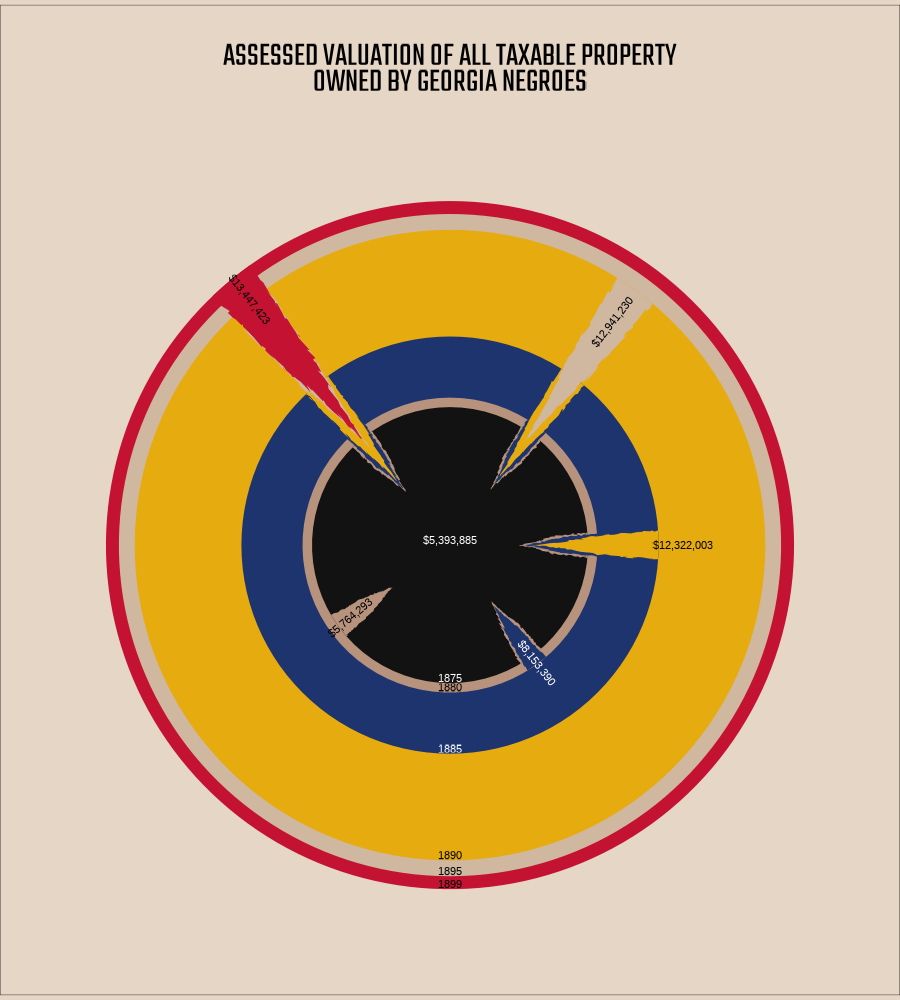

Here is the R script that generated this plot:
library(dplyr)
library(ggplot2)
library(showtext)
library(sysfonts)
font_add_google("Teko")
font_add_google("Caveat")
font_add_google("Vesper Libre")
showtext_auto()

# 1 - Load Data ----

data <- read.csv("week 05/data.csv",row.names = NULL) %>% unique()

# 2 - Format data ----
data <- data %>% 
  mutate(Year = factor(Year, levels = rev(sort(unique(Year))))) %>%
  # mutate(Year = as.factor(Year)) %>%
  arrange(Year) 

# - ----
color_pallet <- c("#c41232", "#cfb7a0", "#e6ab0e", "#1e346e", "#b7927c", "#121212")

# Not working as expected but it did work.
generate_stalactite <- function(x0, y0, width, height, n_points = 20, jitter_amount = 0.01, convexity = 0.1) {
  # Generate left edge: from apex (x0,y0) to left base corner (x0 - width/2, y0 + height)
  left_edge <- data.frame(
    x = seq(x0, x0 - width/2, length.out = n_points),
    y = seq(y0, y0 + height, length.out = n_points)
  )
  
  # Add convexity to left edge
  if(n_points > 2) {
    # Create a parabolic curve for convexity
    mid_point <- floor(n_points / 2)
    convex_offset <- seq(0, convexity * width, length.out = mid_point)
    convex_offset <- c(convex_offset, rev(convex_offset)[-1])
    
    left_edge$x[2:(n_points-1)] <- left_edge$x[2:(n_points-1)] + 
      convex_offset[2:(n_points-1)] +
      runif(n_points-2, -jitter_amount*width, jitter_amount*width)
    
    left_edge$y[2:(n_points-1)] <- left_edge$y[2:(n_points-1)] +
      runif(n_points-2, -jitter_amount*height, jitter_amount*height)
  }
  
  # Generate right edge: from apex (x0,y0) to right base corner (x0 + width/2, y0 + height)
  right_edge <- data.frame(
    x = seq(x0, x0 + width/2, length.out = n_points),
    y = seq(y0, y0 + height, length.out = n_points)
  )
  
  # Add convexity to right edge
  if(n_points > 2) {
    # Create a parabolic curve for convexity
    mid_point <- floor(n_points / 2)
    convex_offset <- seq(0, convexity * width, length.out = mid_point)
    convex_offset <- c(convex_offset, rev(convex_offset)[-1])
    
    right_edge$x[2:(n_points-1)] <- right_edge$x[2:(n_points-1)] - 
      convex_offset[2:(n_points-1)] +
      runif(n_points-2, -jitter_amount*width, jitter_amount*width)
    
    right_edge$y[2:(n_points-1)] <- right_edge$y[2:(n_points-1)] +
      runif(n_points-2, -jitter_amount*height, jitter_amount*height)
  }
  
  # Build the polygon: 
  # Start at the apex, go down the left edge to the base, then along the base to the right,
  # then back up the right edge to the apex.
  polygon_df <- rbind(
    left_edge,
    right_edge[seq(n_points, 2), ]  # exclude the apex on right edge, since it's the same as left edge's first point
  )
  
  polygon_df
}

positions <- c( .6 , .75, .9 , 1.15, 1.39)

stalactite_list <- list()
i <- 1
df_stalactite <- data %>% filter(Year == 1875)

for (pos in positions){
  stalactite_list[[i]] <- list(data=generate_stalactite(x0 = pos,
                                                       y0 = df_stalactite$Valuation..Dollars./2,
                                                       width = .03, 
                                                       height = df_stalactite$Valuation..Dollars./2,
                                                       convexity = -0.2,
                                                       n_points = 50, jitter_amount = 0.04),
                                color = "#b7927c")
  
  i <- i + 1
}

df_stalactite <- data %>% filter(Year == 1880)

for (pos in positions[-4]){
  stalactite_list[[i]] <- list(data=generate_stalactite(x0 = pos,
                                       y0 = df_stalactite$Valuation..Dollars./2,
                                       width = .025, 
                                       height = df_stalactite$Valuation..Dollars./2,
                                       convexity = -0.2,
                                       n_points = 50, jitter_amount = 0.04),
                                color = "#1e346e")
  
  i <- i + 1
}

df_stalactite <- data %>% filter(Year == 1885)

for (pos in positions[-c(3,4)]){
  stalactite_list[[i]] <- list(data=generate_stalactite(x0 = pos,
                                                        y0 = df_stalactite$Valuation..Dollars./2*.8,
                                                        width = .0225, 
                                                        height = df_stalactite$Valuation..Dollars./2*1.2,
                                                        convexity = -0.2,
                                                        n_points = 50, jitter_amount = 0.04),
                               color = "#e6ab0e")
                               # color = "black")
  
  i <- i + 1
}

df_stalactite <- data %>% filter(Year == 1890)

for (pos in positions[-c(2,3,4)]){
  stalactite_list[[i]] <- list(data=generate_stalactite(x0 = pos,
                                                        y0 = df_stalactite$Valuation..Dollars./2*.8,
                                                        width = .0225, 
                                                        height = df_stalactite$Valuation..Dollars./2*1.2,
                                                        convexity = -0.2,
                                                        n_points = 50, jitter_amount = 0.04),
                               color = "#cfb7a0")
                               # color = "black")
  
  i <- i + 1
}

df_stalactite <- data %>% filter(Year == 1899)

for (pos in positions[-c(1,2,3,4)]){
  stalactite_list[[i]] <- list(data=generate_stalactite(x0 = pos,
                                                        y0 = df_stalactite$Valuation..Dollars./2*.8,
                                                        width = .0225, 
                                                        height = df_stalactite$Valuation..Dollars./2*1.2,
                                                        convexity = -0.2,
                                                        n_points = 50, jitter_amount = 0.04),
                               color = "#c41232")
                               # color = "black")
  
  i <- i + 1
}

gg <- ggplot(data,aes(x="", y=Valuation..Dollars., fill=Year)) +
  # geom_bar(stat="identity", width=1, color="white") +
  geom_bar(stat = "identity", position = "identity", alpha = 1, width = 1) +
  # coord_polar("x", start=0) +
  scale_fill_manual(values = color_pallet) +
  theme_void() + 
  theme(legend.position="none") 
  # geom_polygon(data = stalactite_df, aes(x = x, y = y),
  #              fill = "#b7927c") 


for (stalactite in stalactite_list){
  gg <- gg + geom_polygon(data = stalactite$data, aes(x = x, y = y),
                          fill = stalactite$color) 
}
gg + geom_text(data=data,
               aes(x = 1, y = Valuation..Dollars., label = Year,
                   color=c("black","black","black","white","black","white")),
               fontface = "plain",         
               family = "Arial",
               size = 3,vjust=-.15) +
  geom_text(data=data,
              aes(x = c(1.388,.603,.753,.903,1.143,1),
                  y = ifelse(Valuation..Dollars.==5393885,0,Valuation..Dollars./1.2),
                  angle = c(-52,52,0,-52,40,0),
                  hjust = c("right","center","right","right","center","center"),
                  # y = Valuation..Dollars.,
                  label = scales::dollar(Valuation..Dollars.),
                  color=c("black","black","black","white","black","white")),
              fontface = "plain",         
              family = "Arial",
              size = 3,vjust=-.15) +
  scale_color_manual(values = c("white" = "white", "black" = "black")) +
  coord_polar("x", start=0) +
  labs(title = "ASSESSED VALUATION OF ALL TAXABLE PROPERTY\nOWNED BY GEORGIA NEGROES") +
  theme(
    plot.background = element_rect(fill = "#e6d6c6ff"), 
    plot.title = element_text(
      family = "Teko",
      size = 24,
      hjust = 0.5,
      margin = margin(t = 20, b = 20) 
    ),
    plot.margin = margin(t = 20, r = 20, b = 20, l = 20)
  )


ggsave("week 05/week 05.png",width = 900, height = 1000, units = 'px',dpi=96*0.75)
